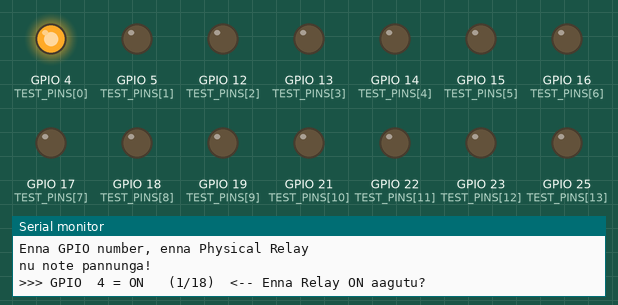
Simulated run of this sketch. Board: ESP32. Shown: output pins drawn as LEDs (lit = HIGH), the last lines printed to the serial monitor.

Above: at 5.6 s.
At 10.1 s:
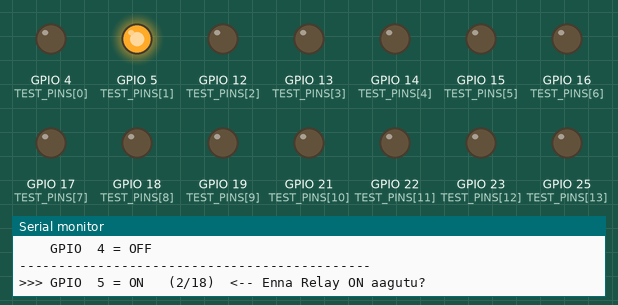
At 14.6 s:
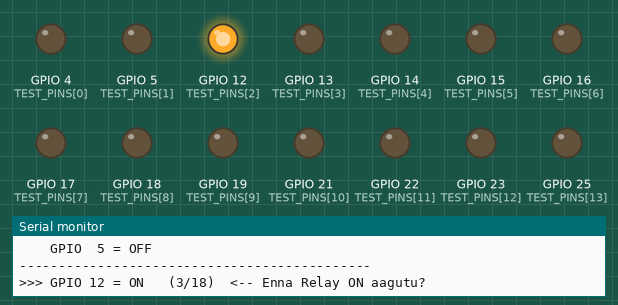
At 22.1 s:
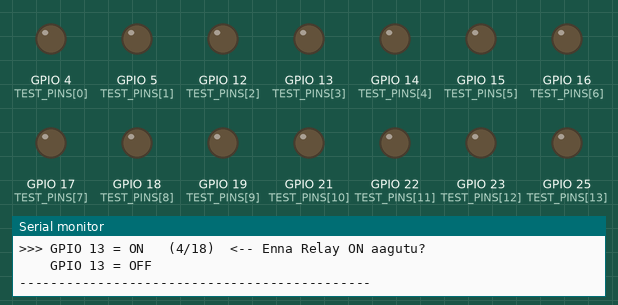
At 28.1 s:
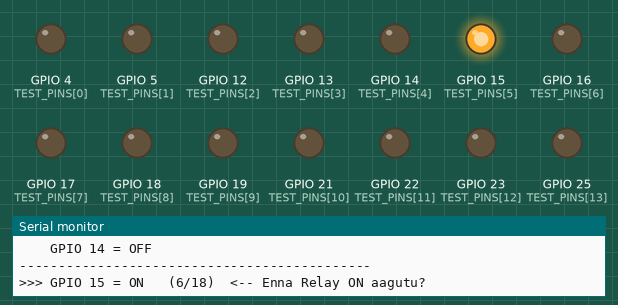
At 37.1 s:
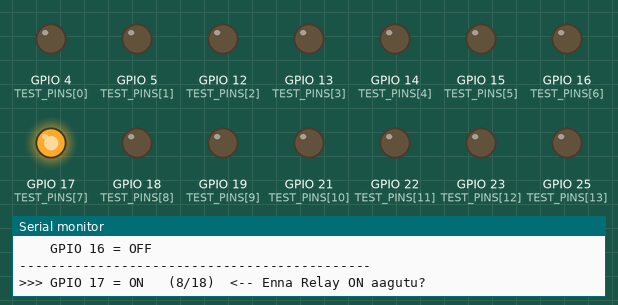
Timing chart, 0 to 38.6 s (numbered marks = the images above):
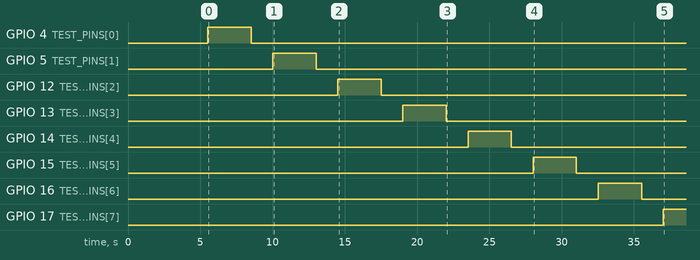

The sketch:

ESP32_Relay_PinFinder.ino
```cpp
/*
  =============================================================================
  ESP32 RELAY PIN FINDER V3 - ACTIVE HIGH RELAY BOARD

  கண்டுபிடிப்பு: உங்கள் board ACTIVE HIGH!
  HIGH = Relay ON, LOW = Relay OFF

  ஒவ்வொரு pin-ஐயும் HIGH பண்ணி 3 sec ON → OFF
  Serial Monitor-ல எந்த GPIO என்று பாருங்கள்
  =============================================================================
*/

#include <Arduino.h>

// 30-Pin ESP32 எல்லா output GPIO pins
const uint8_t TEST_PINS[] = {
  4, 5,
  12, 13, 14, 15, 16, 17, 18, 19,
  21, 22, 23,
  25, 26, 27,
  32, 33
};
const uint8_t NUM_PINS = sizeof(TEST_PINS) / sizeof(TEST_PINS[0]);

int currentPin = 0;

void setup() {
  Serial.begin(115200);
  delay(2000);

  // எல்லா pins LOW = எல்லா relays OFF (Active High board)
  for (uint8_t i = 0; i < NUM_PINS; i++) {
    pinMode(TEST_PINS[i], OUTPUT);
    digitalWrite(TEST_PINS[i], LOW);  // ALL RELAYS OFF
  }

  Serial.println();
  Serial.println("=============================================");
  Serial.println("  RELAY PIN FINDER V3 (ACTIVE HIGH BOARD)");
  Serial.println("  All relays OFF now (all pins LOW)");
  Serial.println("=============================================");
  Serial.println();
  Serial.println("Oru neram oru relay mattum ON aagum.");
  Serial.println("Enna GPIO number, enna Physical Relay");
  Serial.println("nu note pannunga!");
  Serial.println();
  delay(3000);
}

void loop() {
  // எல்லா pins OFF
  for (uint8_t i = 0; i < NUM_PINS; i++) {
    digitalWrite(TEST_PINS[i], LOW);
  }
  delay(500);

  // தற்போதைய pin-ஐ ON பண்ணு (HIGH = ON for active-high)
  uint8_t pin = TEST_PINS[currentPin];

  Serial.print(">>> GPIO ");
  if (pin < 10) Serial.print(" ");
  Serial.print(pin);
  Serial.print(" = ON   (");
  Serial.print(currentPin + 1);
  Serial.print("/");
  Serial.print(NUM_PINS);
  Serial.println(")  <-- Enna Relay ON aagutu?");

  digitalWrite(pin, HIGH);  // RELAY ON
  delay(3000);              // 3 sec ON

  digitalWrite(pin, LOW);   // RELAY OFF
  Serial.print("    GPIO ");
  if (pin < 10) Serial.print(" ");
  Serial.print(pin);
  Serial.println(" = OFF");
  Serial.println("---------------------------------------------");

  delay(1000); // 1 sec gap

  currentPin++;
  if (currentPin >= NUM_PINS) {
    Serial.println();
    Serial.println("=============================================");
    Serial.println("  18 pins test COMPLETE! Restarting...");
    Serial.println("=============================================");
    Serial.println();
    currentPin = 0;
    delay(5000);
  }
}
```

Measured:
- by itself, GPIO 4 (TEST_PINS[0]): LOW → HIGH at 5.5 s, → LOW 3.0 s later
- by itself, GPIO 5 (TEST_PINS[1]): LOW → HIGH at 10.0 s, → LOW 3.0 s later
- by itself, GPIO 12 (TEST_PINS[2]): LOW → HIGH at 14.5 s, → LOW 3.0 s later
- by itself, GPIO 13 (TEST_PINS[3]): LOW → HIGH at 19.0 s, → LOW 3.0 s later
- by itself, GPIO 14 (TEST_PINS[4]): LOW → HIGH at 23.5 s, → LOW 3.0 s later
- by itself, GPIO 15 (TEST_PINS[5]): LOW → HIGH at 28.0 s, → LOW 3.0 s later
- by itself, GPIO 16 (TEST_PINS[6]): LOW → HIGH at 32.5 s, → LOW 3.0 s later
- by itself, GPIO 17 (TEST_PINS[7]): LOW → HIGH at 37.0 s
